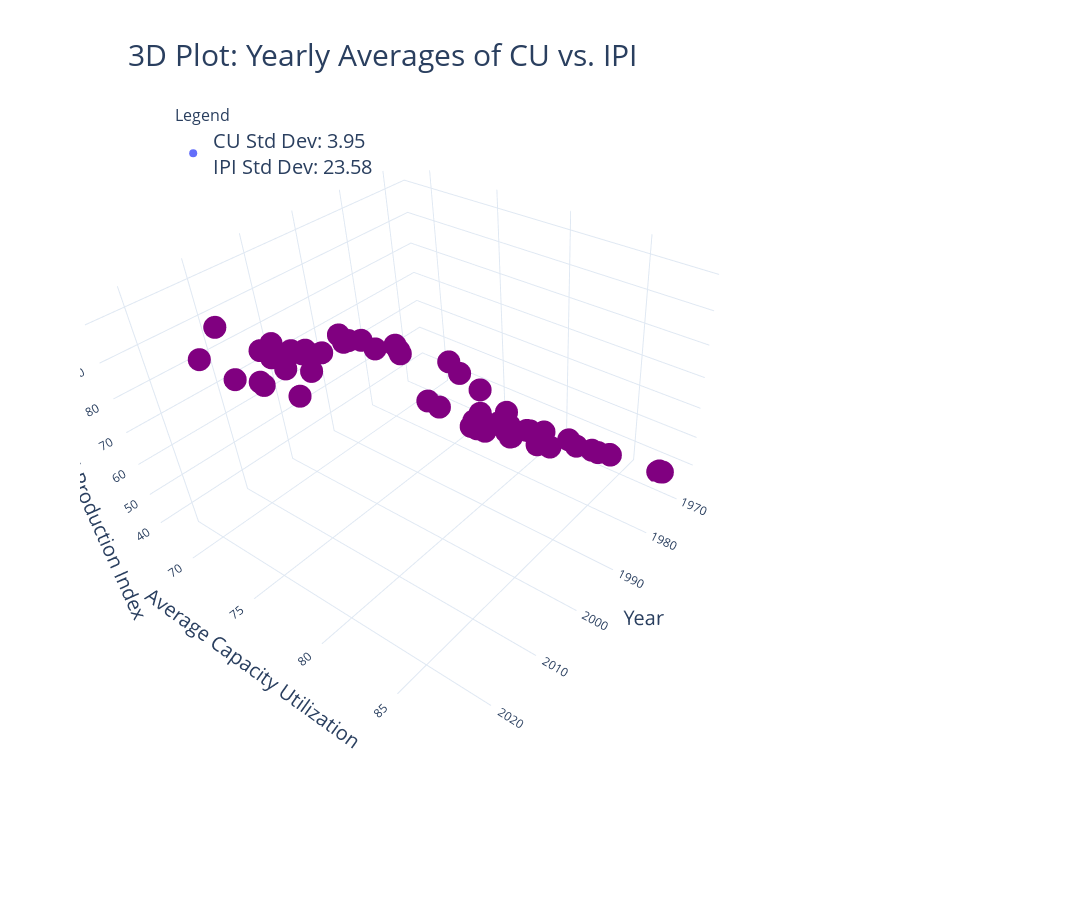

The notebook cell this image was saved under:
### Code cell
tcu_std_dev = np.std(yearly_data["TCU"])
indpro_std_dev = np.std(yearly_data["INDPRO"])
legend_text = f"CU Std Dev: {tcu_std_dev:.2f}<br>IPI Std Dev: {indpro_std_dev:.2f}"


fig1 = px.scatter_3d(
    yearly_data,
    x="Year",
    y="TCU",
    z="INDPRO",
    color_discrete_sequence=["purple"],  
    title="3D Plot: Yearly Averages of CU vs. IPI",
    labels={
        "Year": "Year",
        "TCU": "Average Capacity Utilization",
        "INDPRO": "Average Industrial Production Index"
    },
    template="plotly_white"
)

# Add legend
fig1.add_trace(
    px.scatter_3d(
        yearly_data,
        x=[None],  
        y=[None],
        z=[None]
    ).data[0].update(
        showlegend=True,
        name=legend_text
    )
)


fig1.update_layout(
    width=1400,  
    height=900,  
    title=dict(
        text="3D Plot: Yearly Averages of CU vs. IPI",
        font=dict(size=30),  
        x=0.35, 
        y=0.95  
    ),
    scene=dict(
        xaxis=dict(title=dict(text="Year", font=dict(size=20))),
        yaxis=dict(title=dict(text="Average Capacity Utilization", font=dict(size=20))),
        zaxis=dict(title=dict(text="Average Industrial Production Index", font=dict(size=20))),
        aspectmode="manual", 
        aspectratio=dict(x=1, y=1, z=0.7),  # Adjust proportions to fit within the frame
        camera=dict(
            center=dict(x=-0.5, y=0, z=-.5)  # Shift the plot to the left
        )
    ),
    legend=dict(
        font=dict(size=20),
        x=0.1,  
        y=1,  
        title=dict(text="Legend", font=dict(size=16))
    )
)


plot1_html = fig1.to_html(full_html=False)

fig1

### Figure 1 — Plotly figure (JSON) as saved in the notebook; plotly's stock layout.template omitted (floating-point values rounded to 4 significant figures)
{"data": [{"hovertemplate": "Year=%{x}<br>Average Capacity Utilization=%{y}<br>Average Industrial Production Index=%{z}<extra></extra>", "legendgroup": "", "marker": {"color": "purple", "symbol": "circle"}, "mode": "markers", "name": "", "scene": "scene", "showlegend": false, "type": "scatter3d", "x": [1967, 1968, 1969, 1970, 1971, 1972, 1973, 1974, 1975, 1976, 1977, 1978, 1979, 1980, 1981, 1982, 1983, 1984, 1985, 1986, 1987, 1988, 1989, 1990, 1991, 1992, 1993, 1994, 1995, 1996, 1997, 1998, 1999, 2000, 2001, 2002, 2003, 2004, 2005, 2006, 2007, 2008, 2009, 2010, 2011, 2012, 2013, 2014, 2015, 2016, 2017, 2018, 2019, 2020, 2021, 2022, 2023, 2024], "y": [87.0, 87.34, 87.42, 81.26, 79.63, 84.68, 88.3, 85.03, 75.71, 79.86, 83.41, 85.08, 84.89, 80.67, 79.67, 73.69, 74.94, 80.47, 79.3, 78.52, 81.14, 84.27, 83.7, 82.3, 79.85, 80.56, 81.39, 83.31, 83.79, 83.26, 83.98, 82.73, 81.84, 81.54, 76.2, 75.01, 76.11, 78.29, 80.29, 80.58, 80.77, 77.85, 68.46, 73.43, 76.12, 76.98, 77.33, 78.88, 77.29, 75.58, 76.82, 79.83, 78.64, 72.92, 77.7, 80.66, 78.98, 77.63], "z": [35.08, 37.03, 38.75, 37.47, 37.98, 41.63, 45.05, 44.92, 40.91, 44.14, 47.52, 50.13, 51.63, 50.3, 50.96, 48.32, 49.64, 54.07, 54.73, 55.28, 58.16, 61.17, 61.73, 62.32, 61.4, 63.2, 65.28, 68.71, 71.9, 75.17, 80.57, 85.31, 89.04, 92.49, 89.69, 89.98, 91.14, 93.58, 96.72, 98.92, 101.5, 97.95, 86.8, 91.62, 94.5, 97.36, 99.33, 102.3, 100.9, 98.7, 100.0, 103.2, 102.4, 95.12, 99.3, 102.7, 102.9, 102.6]}, {"hovertemplate": "x=%{x}<br>y=%{y}<br>z=%{z}<extra></extra>", "legendgroup": "", "marker": {"color": "#636efa", "symbol": "circle"}, "mode": "markers", "name": "CU Std Dev: 3.95<br>IPI Std Dev: 23.58", "scene": "scene", "showlegend": true, "type": "scatter3d", "x": [null], "y": [null], "z": [null]}], "layout": {"height": 900, "legend": {"font": {"size": 20}, "title": {"font": {"size": 16}, "text": "Legend"}, "tracegroupgap": 0, "x": 0.1, "y": 1}, "scene": {"aspectmode": "manual", "aspectratio": {"x": 1, "y": 1, "z": 0.7}, "camera": {"center": {"x": -0.5, "y": 0, "z": -0.5}}, "domain": {"x": [0, 1], "y": [0, 1]}, "xaxis": {"title": {"font": {"size": 20}, "text": "Year"}}, "yaxis": {"title": {"font": {"size": 20}, "text": "Average Capacity Utilization"}}, "zaxis": {"title": {"font": {"size": 20}, "text": "Average Industrial Production Index"}}}, "title": {"font": {"size": 30}, "text": "3D Plot: Yearly Averages of CU vs. IPI", "x": 0.35, "y": 0.95}, "width": 1400}}
